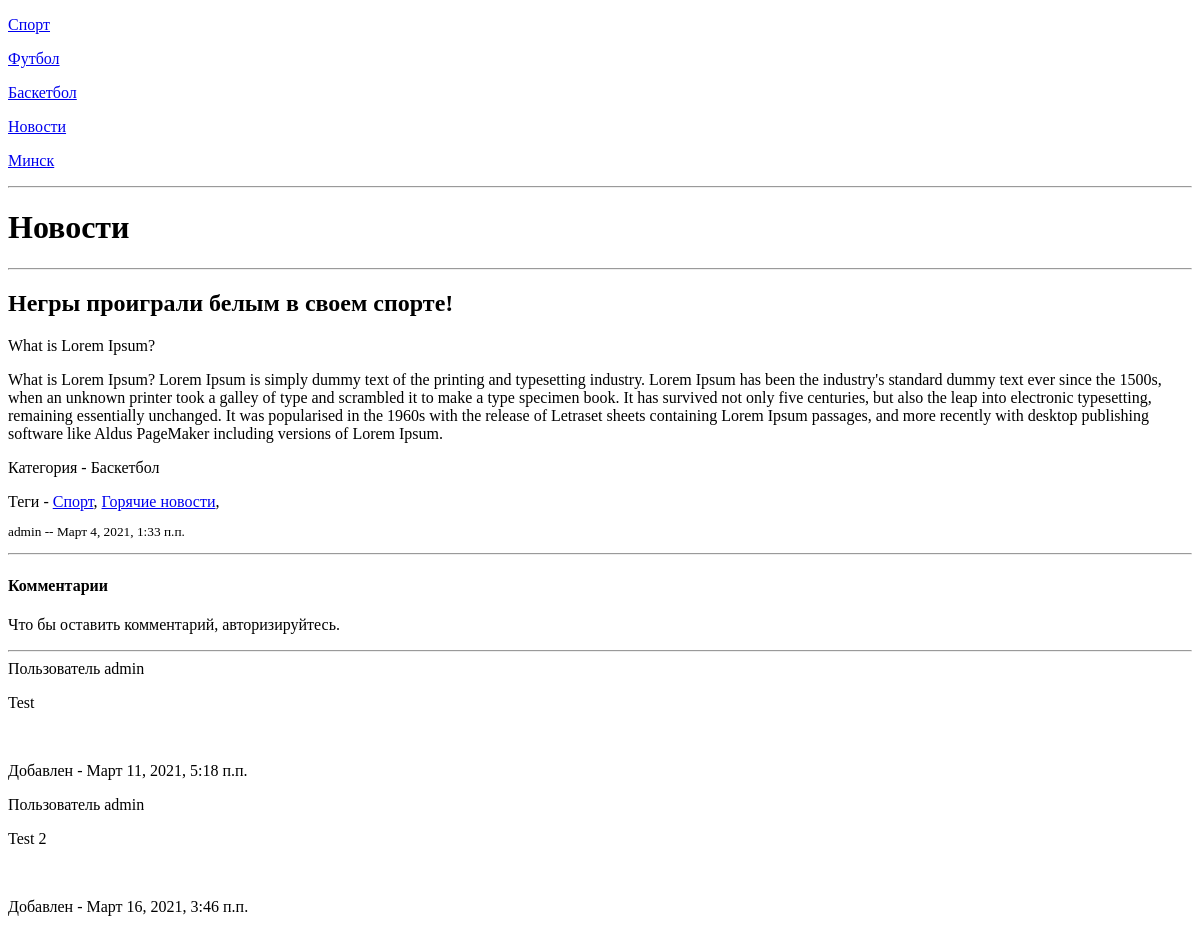
Page /basketball/negri_proigrali_belim_v_svoem_sporte/ on the earlier database version.
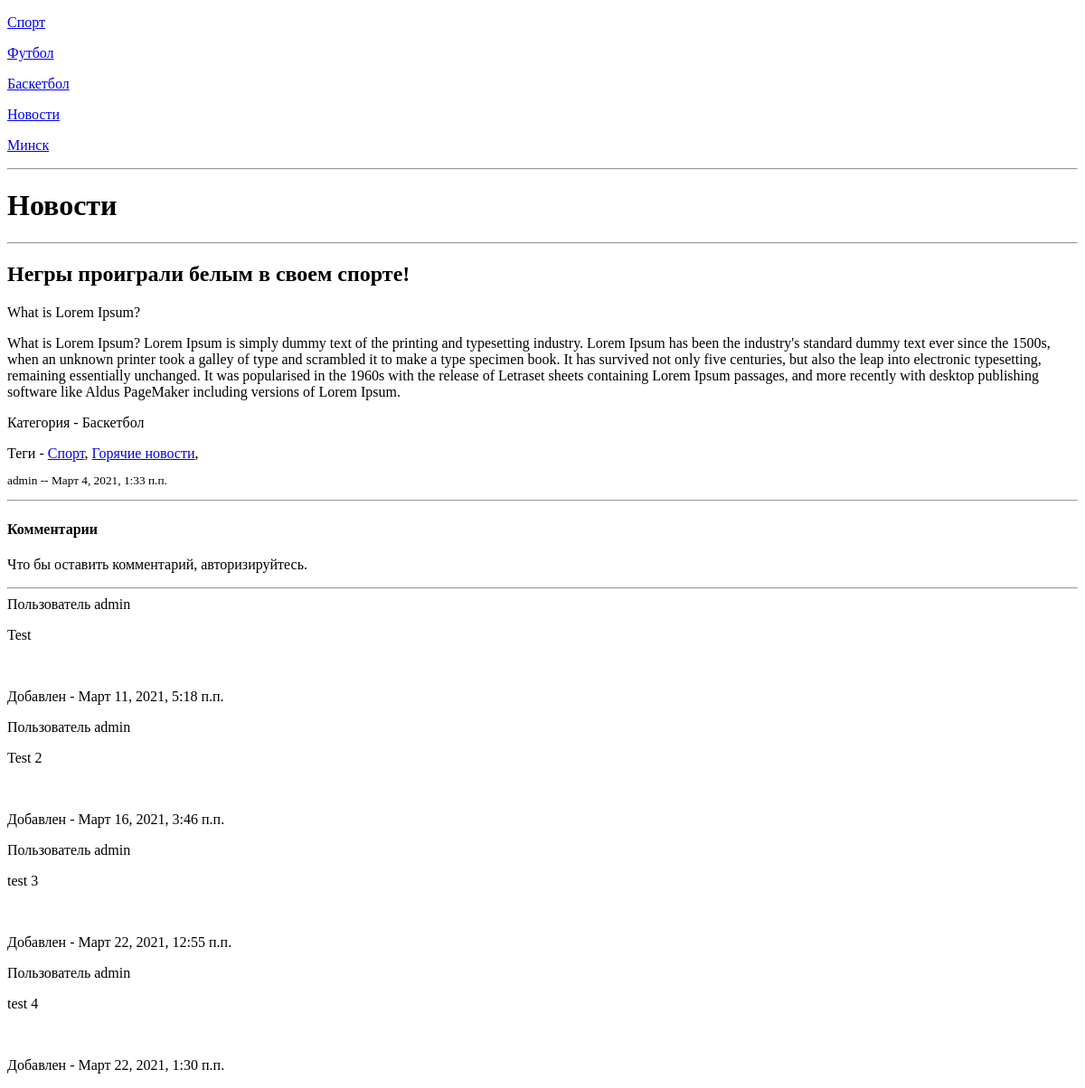
Same page on the later database version.
### blog/models.py (models this page shows, shortened)
class Category(MPTTModel):
    name = models.CharField('Категории', max_length=100)
    slug = models.SlugField('url', max_length=100, unique=True)
    description = models.TextField('Описание категории', max_length=1000, default='', blank=True)
    parent = TreeForeignKey(
        'self',
        verbose_name='Родительская категория',
        on_delete=models.CASCADE,
        null=True,
        blank=True,
        related_name='children'
    )
    template = models.CharField('Шаблон', max_length=500, default='blog/sport_list.html')
    published = models.BooleanField('Отображать?', default=True)
    paginated = models.PositiveIntegerField('Кол-во новостей на страние', default=5)
    sort = models.PositiveIntegerField('Порядок', default=0)
    def __str__(self):
        return f'{self.name}'
    class Meta:
        verbose_name = 'Категория'
        verbose_name_plural = 'Категории'

class Tag(models.Model):
    name = models.CharField('Тег', max_length=60)
    slug = models.SlugField('url', max_length=60, unique=True)
    published = models.BooleanField('Отображать?', default=True)
    class Meta:
        verbose_name = 'Тег'
        verbose_name_plural = 'Теги'

class Comment(models.Model):
    author = models.ForeignKey(
        User,
        verbose_name='Автор',
        on_delete=models.CASCADE,
    )
    post = models.ForeignKey(
        Post,
        verbose_name='Статья',
        on_delete=models.CASCADE,
        related_name='comments'
    )
    text = models.TextField('Описание', max_length=750)
    created_date = models.DateTimeField('Дата создания', auto_now=True)
    moderation = models.BooleanField('Модерация пройдена', default=True)
    class Meta:
        verbose_name = 'Комментарий'
        verbose_name_plural = 'Комментарии'

### blog/views.py (the view)
# urls.py: path('<slug:category>/<slug:post_slug>/', views.PostView.as_view(), name='detail_post'),
class PostView(View):
    def get(self, request, **kwargs):
        category_list = Category.objects.filter(published=True)
        post = get_object_or_404(Post, slug=kwargs.get('post_slug'))
        form = CommentForm()
        page_context = {'categories': category_list, 'post': post, 'form': form}
        return render(request, post.template, context=page_context)

### blog/models.py (called while the page is built)
    def get_tags(self):
        return self.tags.all()

### templates/blog/post_detail.html (shortened to what this page needs)
<!DOCTYPE html>
<html lang="ru-en">
<head>
</head>
<body>
{% for category in categories %}
    <p><a href="{% url 'category' category.slug %}">{{category.name}}</a></p>
{% endfor %}
<hr>
<h1>Новости</h1>
<hr>
<h2>{{post.title}}</h2>
<p>{{ post.mini_text }}</p>
<p> {{ post.text }}</p>
<p>Категория - {{ post.category}}</p>
Теги - {% for tag in  post.get_tags %}
            {% if tag.published  %}
            <a href="{% url 'tag' tag.slug %}">{{ tag.name }}</a>,
            {% endif %}
            {% endfor %}
<small><p>{{ post.author }} -- {{ post.published_date }}</p></small>
<hr>
<h4>Комментарии</h4>
{% if user.is_authenticated %}
    <form action="/comment/{{ post.id }}/" method="post">
        {% csrf_token %}
        {{ form.as_p }}
        <button type="submit">Отправить</button>
    </form>
{% else %}
    <p>Что бы оставить комментарий, авторизируйтесь.</p>
{% endif %}
<hr>
{% for comment in post.comments.all %}
Пользователь {{ comment.author }}
<p>{{ comment.text }}</p> <br>
<p>Добавлен - {{ comment.created_date }}</p>
{% endfor %}
</body>
</html>

Differences in the rows shown:
added Comment: author "admin", text "test 3", created_date "Март 22, 2021, 12:55 п.п."
added Comment: author "admin", text "test 4", created_date "Март 22, 2021, 1:30 п.п."
